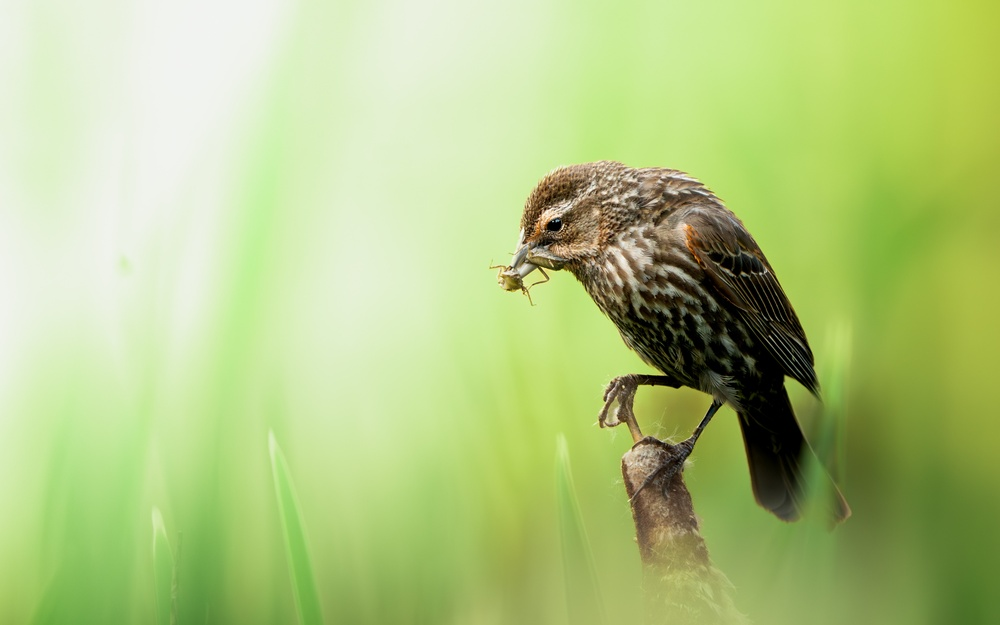
#> input picture wild.jpg, 1000 x 625 px, shrunk from 4866 x 3041 before the run, found by its file name
$ python Laplasian_sharpening.py   (older library calls are emulated)
#> lines starting #> are read from the running program, lines starting #| are printed output that depends on the picture; after the words box and inside, x2 and y2 are one past the last pixel; in counts of white or black regions, pixels touching at a corner belong together
import cv2
import matplotlib.pyplot as plt

# Load the image
image = cv2.imread('/Users/meltemballan/Documents/Image_Processing/CH4_Ballan/wild.jpg', cv2.IMREAD_GRAYSCALE)
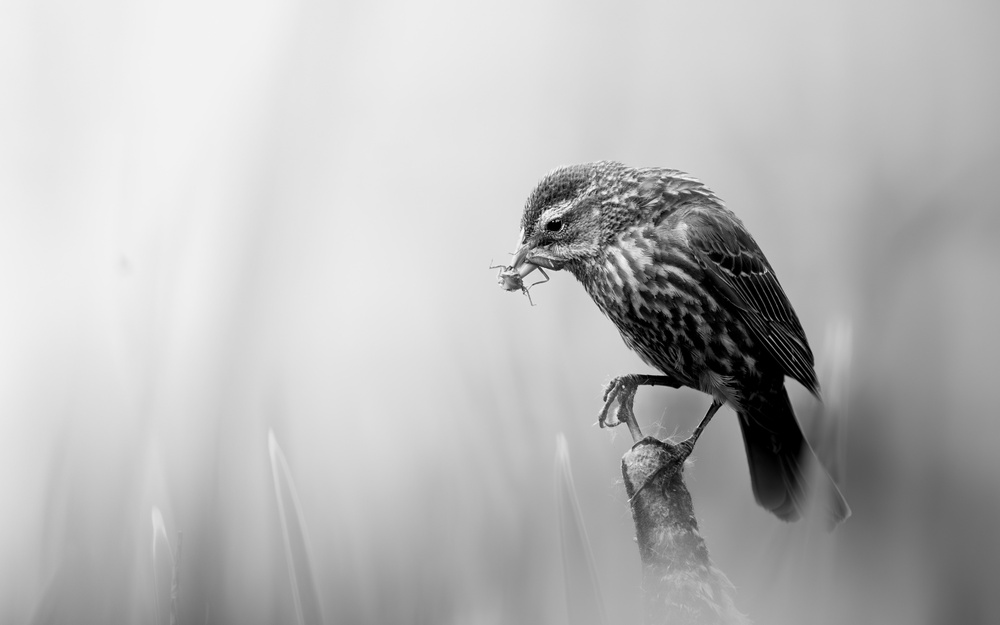
#> image: shape (625, 1000); min 0, max 255, mean 184.4

# Apply adaptive thresholding
thresh = cv2.adaptiveThreshold(image, 255, cv2.ADAPTIVE_THRESH_GAUSSIAN_C, cv2.THRESH_BINARY, 11, 2)
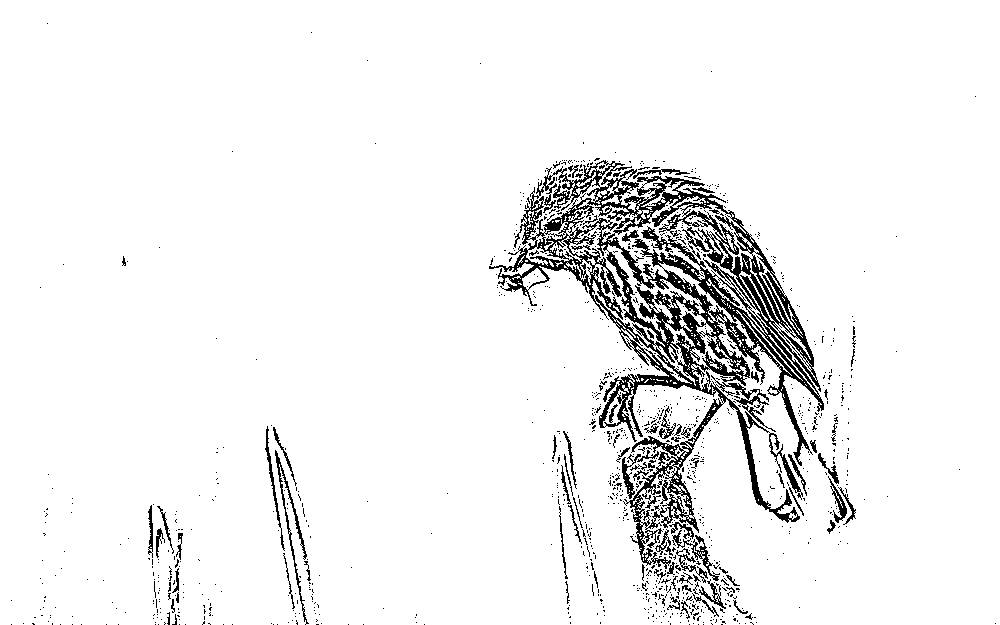
#> thresh: shape (625, 1000); 93.8% white; black in thin lines or dots

# Apply Laplacian filter
laplacian_filtered = cv2.Laplacian(thresh, cv2.CV_64F)
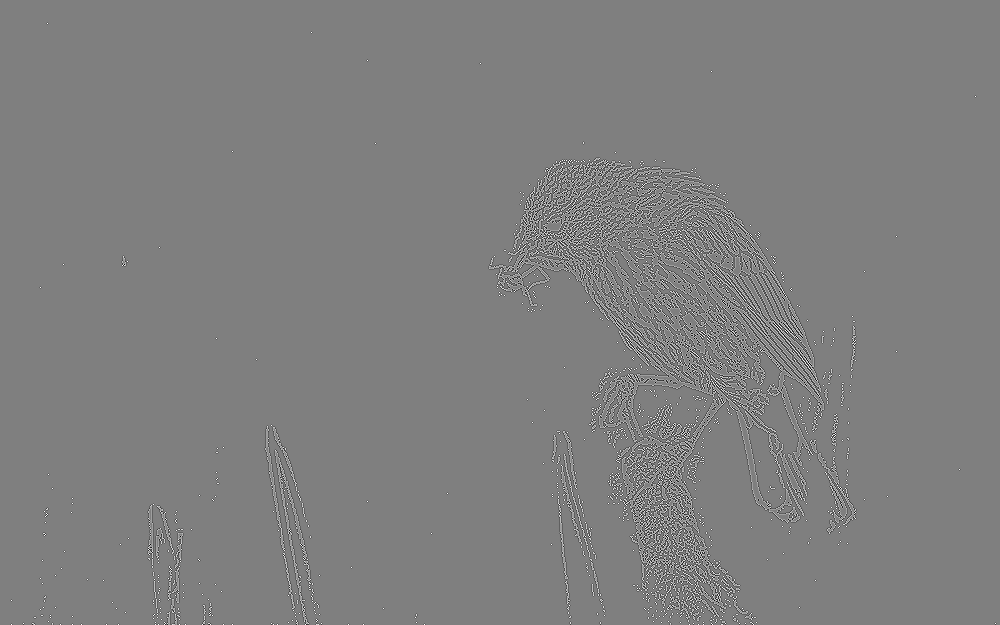
#> laplacian_filtered: shape (625, 1000) float64; min -1020, max 1020, mean 0; drawn with min black and max white

# Convert Laplacian filter result back to original image data type
laplacian_filtered = cv2.convertScaleAbs(laplacian_filtered)
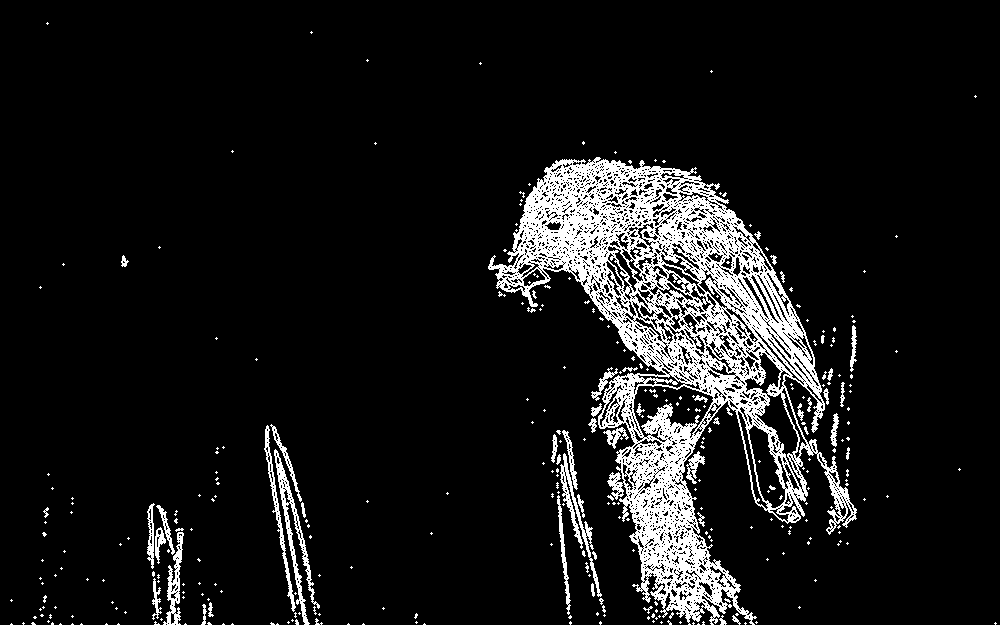
#> laplacian_filtered: shape (625, 1000); 9.3% white; 336 white regions (278 under 20 px), largest, box (x1, y1, x2, y2) and area: (488, 157, 857, 625) 48180, (274, 449, 320, 625) 1321, (560, 453, 602, 597) 923

# Add original image and Laplacian filter result to get sharpened image
sharpened_image = cv2.addWeighted(thresh, 1.5, laplacian_filtered, -0.5, 0)

# Display the images
plt.figure(figsize=(15, 10))

plt.subplot(1, 3, 1)
plt.imshow(image, cmap='gray')
plt.title('Original Image')

plt.subplot(1, 3, 2)
plt.imshow(thresh, cmap='gray')
plt.title('Thresholded Image')

plt.subplot(1, 3, 3)
plt.imshow(sharpened_image, cmap='gray')
plt.title('Sharpened Image')

plt.show()

$ run again, with bundo-kim-S-TcfjrYVKo-unsplash.jpg copied over wild.jpg
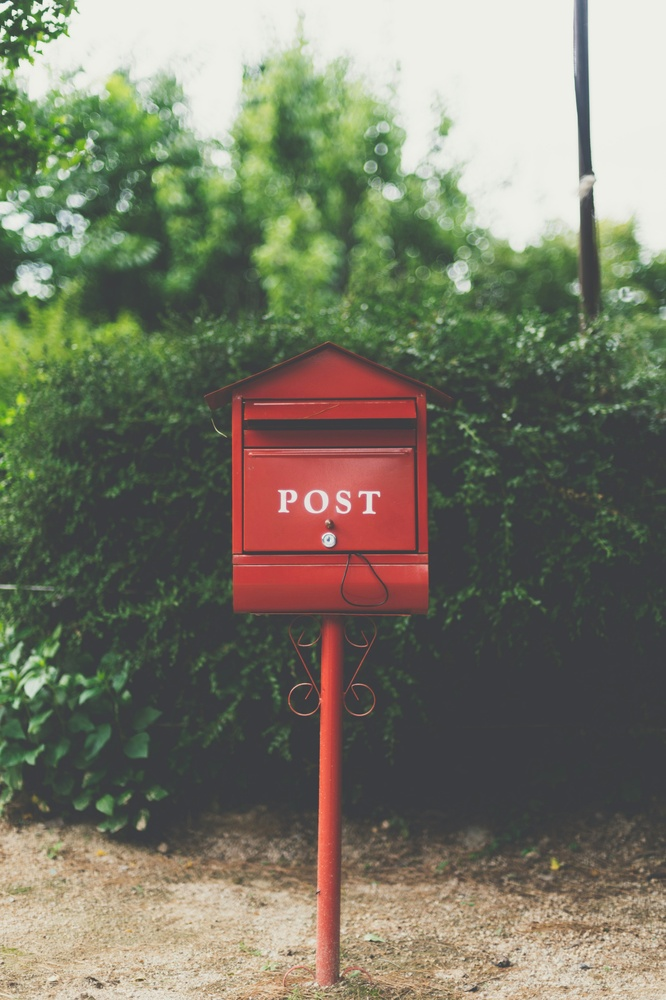
#> input picture bundo-kim-S-TcfjrYVKo-unsplash.jpg, 666 x 1000 px, shrunk from 3219 x 4836 before the run, found by its file name
#> `thresh = cv2.adaptiveThreshold(image, 255, cv2.ADAPTIVE_THRESH_GAUSSIA..`:
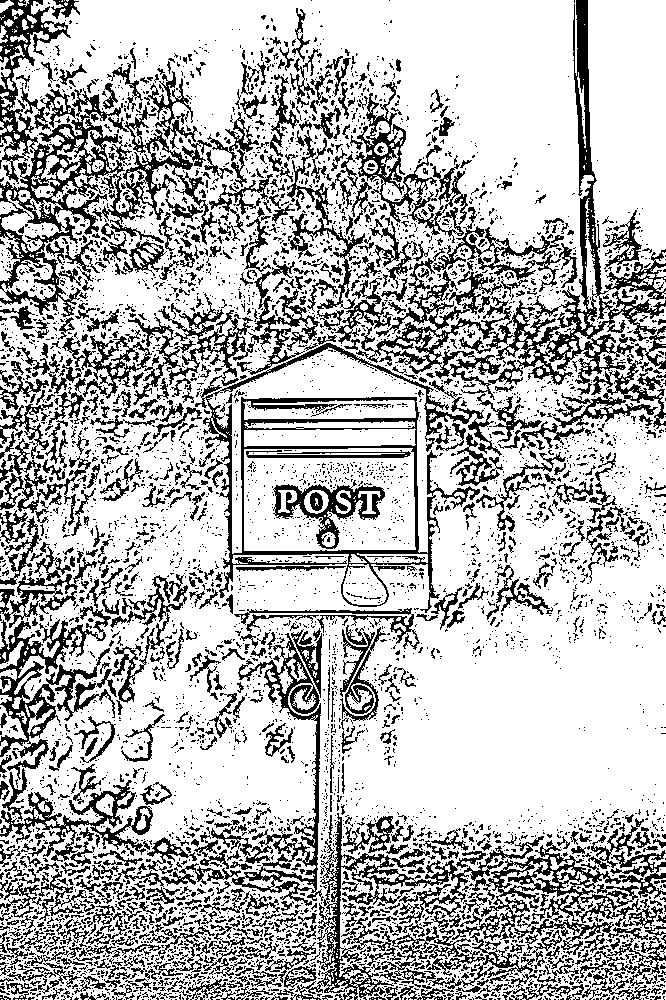
#> thresh: shape (1000, 666); 72.4% white; black in thin lines or dots
#> `laplacian_filtered = cv2.convertScaleAbs(laplacian_filtered)`:
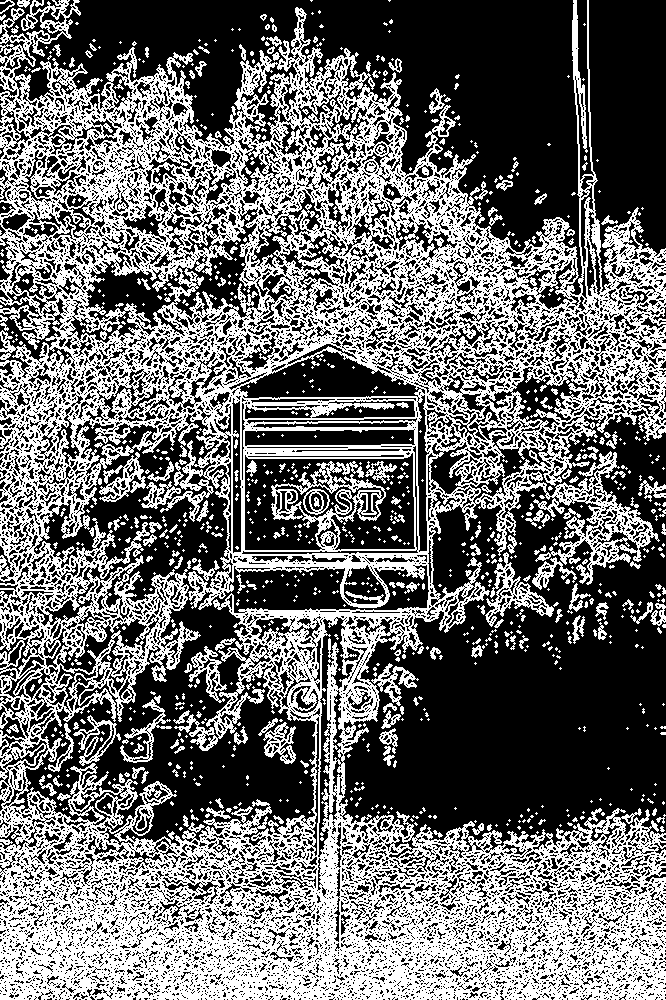
#> laplacian_filtered: shape (1000, 666); 42.6% white in thin lines or dots
